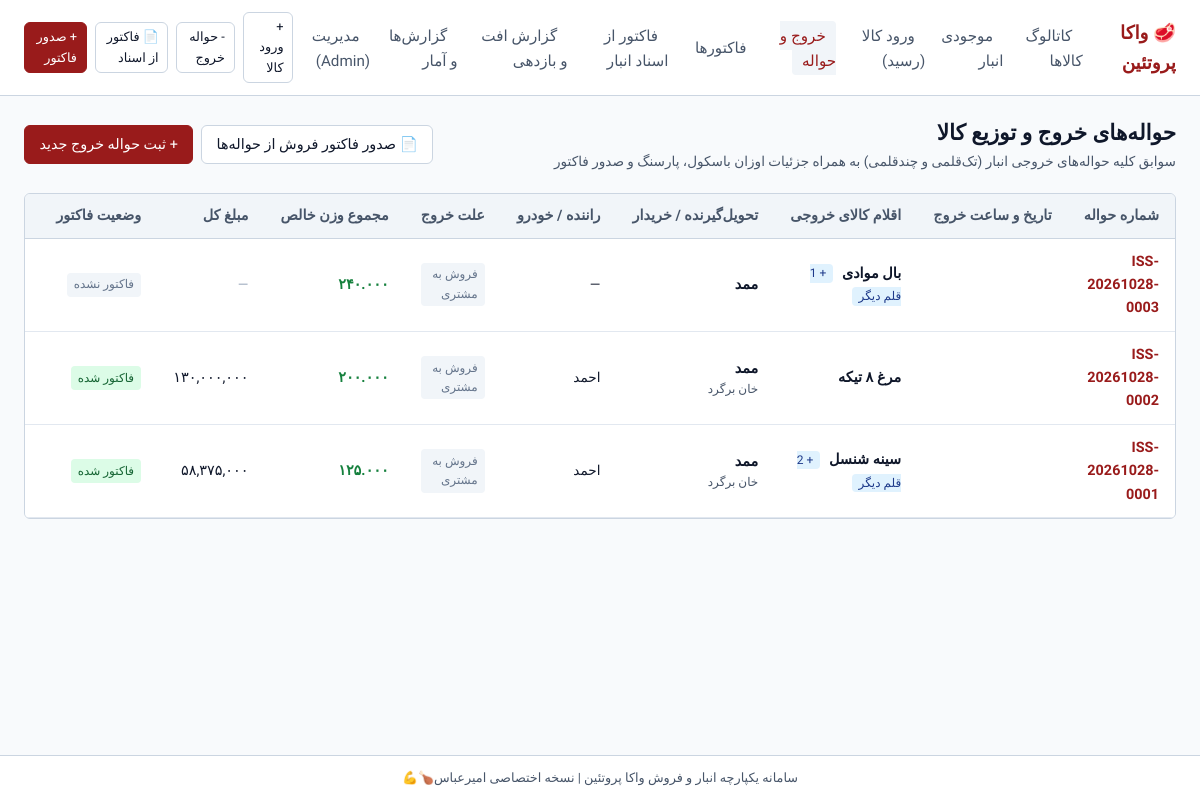
The app's page /issues/ with its own data.
### sales/models.py (models this page shows, shortened)
class GoodsIssue(models.Model):
    document_number = models.CharField(
        max_length=32,
        unique=True,
        verbose_name="شماره سند خروج"
    )
    idempotency_key = models.CharField(
        max_length=64,
        unique=True,
        null=True,
        blank=True,
        verbose_name="کلید یکتایی درخواست"
    )
    invoice = models.ForeignKey(
        'Invoice',
        on_delete=models.PROTECT,
        null=True,
        blank=True,
        related_name='source_issues',
        verbose_name="فاکتور متناظر"
    )
    date_time = models.DateTimeField(auto_now_add=True, verbose_name="تاریخ و زمان خروج")
    document_date = models.DateField(default=timezone.localdate, verbose_name="تاریخ سند خروج")
    product = models.ForeignKey(
        Product,
        on_delete=models.PROTECT,
        related_name='issues',
        null=True,
        blank=True,
        verbose_name="کالای خروجی (پیش‌فرض/تک‌قلمی)"
    )
    gross_weight_kg = models.DecimalField(
        max_digits=10,
        decimal_places=3,
        null=True,
        blank=True,
        verbose_name="وزن ناخالص باسکول (کیلوگرم)"
    )
    total_tare_weight_kg = models.DecimalField(
        max_digits=10,
        decimal_places=3,
        default=Decimal('0.000'),
        verbose_name="مجموع وزن پارسنگ (کیلوگرم)"
    )
    net_weight_kg = models.DecimalField(
        max_digits=10,
        decimal_places=3,
        null=True,
        blank=True,
        verbose_name="وزن خالص کالا (کیلوگرم)"
    )
    total_gross_weight_kg = models.DecimalField(
        max_digits=10,
        decimal_places=3,
        null=True,
        blank=True,
        verbose_name="مجموع وزن ناخالص (کیلوگرم)"
    )
    total_net_weight_kg = models.DecimalField(
        max_digits=10,
        decimal_places=3,
        null=True,
        blank=True,
        verbose_name="مجموع وزن خالص (کیلوگرم)"
    )
    total_amount_rial = models.PositiveBigIntegerField(
        null=True,
        blank=True,
        verbose_name="مجموع مبلغ کل به ریال"
    )
    goods_owner_name = models.CharField(max_length=128, verbose_name="نام صاحب کالا")
    recipient_name = models.CharField(max_length=128, verbose_name="نام خریدار / تحویل‌گیرنده")
    driver_name = models.CharField(max_length=128, blank=True, verbose_name="نام راننده / حمل‌کننده")
    destination_address = models.CharField(max_length=256, blank=True, verbose_name="مقصد / نشانی")
    issue_reason = models.CharField(
        max_length=16,
        choices=GoodsIssueReason.choices,
        default=GoodsIssueReason.SALE,
        verbose_name="علت خروج"
    )
    unit_price_rial = models.PositiveBigIntegerField(
        null=True,
        blank=True,
        verbose_name="قیمت واحد به ریال (در صورت معامله مالی)"
    )
    line_total_rial = models.PositiveBigIntegerField(
        null=True,
        blank=True,
        verbose_name="مبلغ کل خروج به ریال"
    )
    operator = models.ForeignKey(
        User,
        on_delete=models.SET_NULL,
        null=True,
        blank=True,
        related_name='issues_handled',
        verbose_name="کاربر ثبت‌کننده"
    )
    operator_name = models.CharField(max_length=64, blank=True, verbose_name="نام متصدی")
    remarks = models.TextField(blank=True, verbose_name="ملاحظات")
    status = models.CharField(
        max_length=16,
        choices=DocumentStatus.choices,
        default=DocumentStatus.DRAFT,
        verbose_name="وضعیت سند"
    )
    class Meta:
        verbose_name = "حواله خروج کالا"
        verbose_name_plural = "حواله‌های خروج کالا"
        ordering = ['-date_time', '-id']
    @property
    def is_invoiced(self):
        return self.invoice_id is not None
    @property
    def aggregate_net_weight(self):
        if self.total_net_weight_kg is not None:
            return self.total_net_weight_kg
        return self.net_weight_kg or Decimal('0.000')
    @property
    def aggregate_total_amount(self):
        if self.total_amount_rial is not None:
            return self.total_amount_rial
        return self.line_total_rial or 0

class GoodsIssueItem(models.Model):
    goods_issue = models.ForeignKey(
        GoodsIssue,
        on_delete=models.CASCADE,
        related_name='items',
        verbose_name="حواله خروج مربوطه"
    )
    product = models.ForeignKey(
        Product,
        on_delete=models.PROTECT,
        related_name='issue_items',
        verbose_name="کالای خروجی"
    )
    gross_weight_kg = models.DecimalField(
        max_digits=10,
        decimal_places=3,
        verbose_name="وزن ناخالص باسکول (کیلوگرم)"
    )
    total_tare_weight_kg = models.DecimalField(
        max_digits=10,
        decimal_places=3,
        default=Decimal('0.000'),
        verbose_name="مجموع وزن پارسنگ (کیلوگرم)"
    )
    net_weight_kg = models.DecimalField(
        max_digits=10,
        decimal_places=3,
        verbose_name="وزن خالص کالا (کیلوگرم)"
    )
    unit_price_rial = models.PositiveBigIntegerField(
        null=True,
        blank=True,
        verbose_name="قیمت واحد به ریال"
    )
    line_total_rial = models.PositiveBigIntegerField(
        null=True,
        blank=True,
        verbose_name="مبلغ کل ردیف به ریال"
    )
    remarks = models.CharField(
        max_length=256,
        blank=True,
        verbose_name="ملاحظات سطر"
    )
    class Meta:
        verbose_name = "سطر حواله خروج کالا"
        verbose_name_plural = "سطرهای حواله خروج کالا"
        ordering = ['id']

### products/models.py (models this page shows, shortened)
class Product(models.Model):
    UNIT_CHOICES = [
        ('kg', 'کیلوگرم'),
        ('pack', 'بسته'),
        ('piece', 'عدد'),
    ]
    name = models.CharField(max_length=128, verbose_name="نام کالا")
    code = models.CharField(
        max_length=32,
        unique=True,
        null=True,
        blank=True,
        verbose_name="کد کالا (اختیاری)"
    )
    category = models.ForeignKey(
        Category,
        on_delete=models.PROTECT,
        related_name='products',
        verbose_name="دسته‌بندی"
    )
    unit = models.CharField(
        max_length=16,
        choices=UNIT_CHOICES,
        default='kg',
        verbose_name="واحد سنجش"
    )
    price_per_unit_rial = models.PositiveBigIntegerField(
        null=True,
        blank=True,
        verbose_name="قیمت پایه واحد به ریال (اختیاری)"
    )
    is_active = models.BooleanField(default=True, verbose_name="وضعیت فعال")
    description = models.TextField(blank=True, verbose_name="توضیحات قطعه")
    parent = models.ForeignKey(
        'self',
        on_delete=models.SET_NULL,
        null=True,
        blank=True,
        related_name='child_products',
        verbose_name="کالای والد (دسته‌بندی اصلی)"
    )
    is_parent = models.BooleanField(
        default=False,
        verbose_name="کالای والد است"
    )
    created_at = models.DateTimeField(auto_now_add=True, verbose_name="تاریخ ایجاد")
    updated_at = models.DateTimeField(auto_now=True, verbose_name="تاریخ ویرایش")
    class Meta:
        verbose_name = "کالا"
        verbose_name_plural = "کالاها"
        ordering = ['category', 'name']

### sales/views.py (the view)
# urls.py: path('issues/', views.goods_issue_list_view, name='issue_list'),
def goods_issue_list_view(request):
    issues = GoodsIssue.objects.select_related('product', 'operator', 'invoice').prefetch_related('items__product').order_by('-date_time')
    return render(request, 'sales/issue_list.html', {'issues': issues})

### sales/date_utils.py (called while the page is built)
def get_tehran_tz():
    try:
        from django.conf import settings
        if settings.configured:
            return zoneinfo.ZoneInfo(getattr(settings, 'TIME_ZONE', 'Asia/Tehran'))
    except Exception:
        pass
    return zoneinfo.ZoneInfo('Asia/Tehran')

def to_persian_digits(value: Union[str, int, float]) -> str:
    if value is None:
        return ''
    return str(value).translate(PERSIAN_DIGITS_TABLE)

def to_jalali_datetime(value: Optional[datetime], fmt: str = '%Y/%m/%d - %H:%M', persian_digits: bool = True) -> str:
    if not value:
        return ''
    tz = get_tehran_tz()
    if timezone.is_aware(value):
        value = timezone.localtime(value, tz)
    else:
        value = value.replace(tzinfo=tz)
    j_dt = jdatetime.datetime.fromgregorian(datetime=value)
    formatted = j_dt.strftime(fmt)
    return to_persian_digits(formatted) if persian_digits else formatted

### sales/templatetags/jalali_tags.py (called while the page is built)
@register.filter(name='jdatetime')
def jdatetime_filter(value, fmt='%Y/%m/%d - %H:%M'):
    return to_jalali_datetime(value, fmt=fmt, persian_digits=True)

@register.filter(name='format_weight_kg')
def format_weight_kg_filter(value):
    if value is None:
        return '۰.۰۰۰'
    try:
        dec = Decimal(str(value))
        formatted = f"{dec:.3f}"
        return to_persian_digits(formatted)
    except Exception:
        return to_persian_digits(str(value))

@register.filter(name='toman_display')
def toman_display_filter(value_rial):
    if value_rial is None:
        return '۰'
    try:
        toman = int(value_rial) // 10
        return to_persian_digits(f"{toman:,}")
    except Exception:
        return to_persian_digits(str(value_rial))

### templates/sales/issue_list.html (shortened to what this page needs)
{% extends "base.html" %}
{% load jalali_tags %}
{% block content %}
<div style="margin-bottom: 1.5rem;">
    <div style="display: flex; justify-content: space-between; align-items: center; margin-bottom: 1.25rem; flex-wrap: wrap; gap: 0.75rem;">
        <div>
            <h1 style="font-size: 1.35rem; font-weight: 700; color: var(--text-main);">حواله‌های خروج و توزیع کالا</h1>
            <p style="font-size: 0.85rem; color: var(--text-muted);">
                سوابق کلیه حواله‌های خروجی انبار (تک‌قلمی و چندقلمی) به همراه جزئیات اوزان باسکول، پارسنگ و صدور فاکتور
            </p>
        </div>
        <div style="display: flex; gap: 0.5rem;">
            <a href="{% url 'invoice_from_source' %}?tab=sales" class="btn btn-secondary">
                📄 صدور فاکتور فروش از حواله‌ها
            </a>
            <a href="{% url 'issue_create' %}" class="btn btn-primary">
                + ثبت حواله خروج جدید
            </a>
        </div>
    </div>
    <div class="table-responsive">
        <table class="data-table">
            <thead>
                <tr>
                    <th>شماره حواله</th>
                    <th>تاریخ و ساعت خروج</th>
                    <th>اقلام کالای خروجی</th>
                    <th>تحویل‌گیرنده / خریدار</th>
                    <th>راننده / خودرو</th>
                    <th>علت خروج</th>
                    <th>مجموع وزن خالص</th>
                    <th>مبلغ کل</th>
                    <th>وضعیت فاکتور</th>
                    <th style="text-align: center; width: 110px;">عملیات</th>
                </tr>
            </thead>
            <tbody>
                {% for iss in issues %}
                <tr>
                    <td>
                        <strong style="color: #991b1b;" class="tabular-nums">{{ iss.document_number }}</strong>
                    </td>
                    <td class="tabular-nums" style="font-size: 0.85rem; color: var(--text-muted); white-space: nowrap;">
                    </td>
                    <td>
                        {% if iss.items.exists %}
                            {% with first_item=iss.items.first count=iss.items.count %}
                                <strong>{{ first_item.product.name }}</strong>
                                {% if count > 1 %}
                                <span style="font-size: 0.75rem; color: #1e3a8a; background: #e0f2fe; padding: 0.15rem 0.4rem; border-radius: 4px; margin-right: 0.35rem;">
                                    + {{ count|add:"-1" }} قلم دیگر
                                </span>
                                {% endif %}
                            {% endwith %}
                        {% elif iss.product %}
                            <strong>{{ iss.product.name }}</strong>
                            <div style="font-size: 0.75rem; color: var(--text-muted);">{{ iss.product.category.name }}</div>
                        {% else %}
                            <span style="color: var(--text-muted); font-size: 0.85rem;">اقلام خروجی</span>
                        {% endif %}
                    </td>
                    <td>
                        <strong>{{ iss.recipient_name }}</strong>
                        {% if iss.destination_address %}
                        <div style="font-size: 0.75rem; color: var(--text-muted);">{{ iss.destination_address }}</div>
                        {% endif %}
                    </td>
                    <td style="font-size: 0.85rem;">{{ iss.driver_name|default:"—" }}</td>
                    <td>
                        <span class="status-badge status-inactive">{{ iss.get_issue_reason_display }}</span>
                    </td>
                    <td class="tabular-nums" style="color: #15803d; font-weight: 700;">
                        {{ iss.aggregate_net_weight|format_weight_kg }}
                    </td>
                    <td class="tabular-nums">
                        {% if iss.aggregate_total_amount %}
                            {{ iss.aggregate_total_amount|toman_display }}
                        {% else %}
                            <span style="color: #94a3b8; font-size: 0.85rem;">—</span>
                        {% endif %}
                    </td>
                    <td>
                        {% if iss.is_invoiced %}
                            <a href="{% url 'invoice_detail' iss.invoice.pk %}" class="status-badge status-active" style="font-size: 0.75rem; text-decoration: none;">
                                فاکتور شده
                            </a>
                        {% else %}
                            <span class="status-badge status-inactive" style="font-size: 0.75rem;">
                                فاکتور نشده
                            </span>
                        {% endif %}
                    </td>
                    <td style="text-align: center;">
                    </td>
                </tr>
                {% endfor %}
            </tbody>
        </table>
    </div>
</div>
{% endblock %}

### templates/base.html (style rules this page uses)
:root { --bg-canvas: #f8fafc; --bg-surface: #ffffff; --border-color: #cbd5e1; --border-subtle: #e2e8f0; --text-main: #0f172a; --text-muted: #475569; --primary: #991b1b; --primary-hover: #7f1d1d; --success: #15803d; --danger: #b91c1c; --tag-bg: #f1f5f9; }
* { box-sizing: border-box; margin: 0; padding: 0; font-family: 'Vazirmatn', -apple-system, BlinkMacSystemFont, 'Segoe UI', Roboto, sans-serif; }
body { background-color: var(--bg-canvas); color: var(--text-main); line-height: 1.6; min-height: 100vh; display: flex; flex-direction: column; }
.btn { display: inline-flex; align-items: center; justify-content: center; padding: 0.45rem 0.9rem; font-size: 0.9rem; font-weight: 500; border-radius: 6px; border: 1px solid transparent; cursor: pointer; text-decoration: none; transition: background-color 0.15s, border-color 0.15s; }
.btn-primary { background-color: var(--primary); color: #ffffff; border-color: var(--primary); }
.btn-secondary { background-color: var(--bg-surface); color: var(--text-main); border-color: var(--border-color); }
.table-responsive { overflow-x: auto; border: 1px solid var(--border-color); border-radius: 6px; background-color: var(--bg-surface); }
table.data-table { width: 100%; border-collapse: collapse; font-size: 0.9rem; text-align: right; }
table.data-table th { background-color: #f1f5f9; color: var(--text-muted); font-weight: 600; padding: 0.65rem 1rem; border-bottom: 1px solid var(--border-color); white-space: nowrap; }
table.data-table td { padding: 0.65rem 1rem; border-bottom: 1px solid var(--border-subtle); vertical-align: middle; }
.tabular-nums { font-variant-numeric: tabular-nums; font-family: inherit; }
.status-badge { display: inline-block; padding: 0.15rem 0.45rem; border-radius: 4px; font-size: 0.75rem; font-weight: 500; }
.status-active { background-color: #dcfce7; color: #166534; }
.status-inactive { background-color: #f1f5f9; color: #64748b; }

### records on screen
GoodsIssue: document_number "ISS-20261028-0003", items.first.product.name "بال موادی", items.count|add "1", recipient_name "ممد", driver_name "—", issue_reason "فروش به مشتری", aggregate_net_weight "۲۴۰.۰۰۰", shows "فاکتور نشده"
GoodsIssue: document_number "ISS-20261028-0002", items.first.product.name "مرغ ۸ تیکه", recipient_name "ممد", destination_address "خان برگرد", driver_name "احمد", issue_reason "فروش به مشتری", aggregate_net_weight "۲۰۰.۰۰۰", aggregate_total_amount|toman_display "۱۳۰,۰۰۰,۰۰۰", shows "فاکتور شده"
GoodsIssue: document_number "ISS-20261028-0001", items.first.product.name "سینه شنسل", items.count|add "2", recipient_name "ممد", destination_address "خان برگرد", driver_name "احمد", issue_reason "فروش به مشتری", aggregate_net_weight "۱۲۵.۰۰۰", aggregate_total_amount|toman_display "۵۸,۳۷۵,۰۰۰", shows "فاکتور شده"
